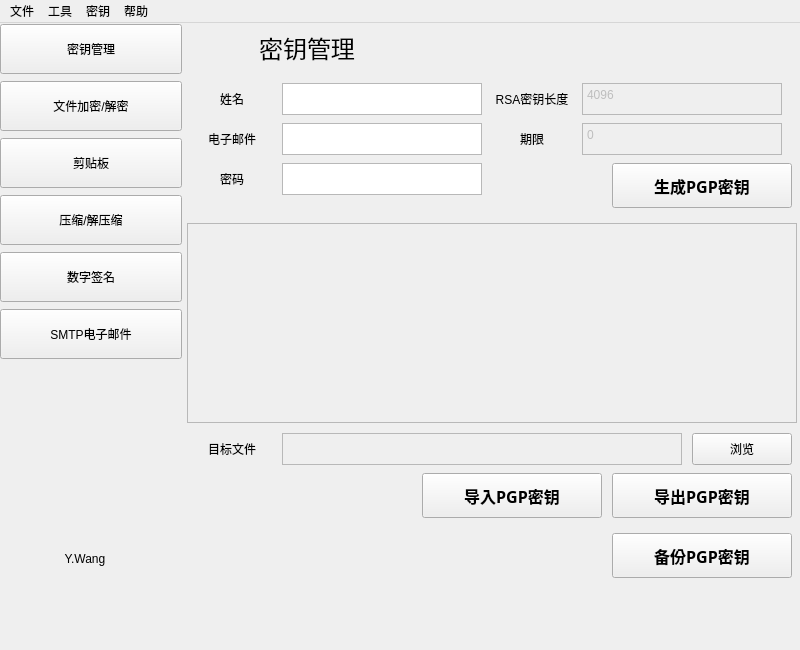
<?xml version="1.0" encoding="UTF-8"?>
<ui version="4.0">
 <class>MainWindow</class>
 <widget class="QMainWindow" name="MainWindow">
  <property name="geometry">
   <rect>
    <x>0</x>
    <y>0</y>
    <width>800</width>
    <height>650</height>
   </rect>
  </property>
  <property name="windowTitle">
   <string>PGP客户端（Based on Qt5）</string>
  </property>
  <widget class="QWidget" name="centralwidget">
   <widget class="QStackedWidget" name="stackedWidget">
    <property name="geometry">
     <rect>
      <x>182</x>
      <y>0</y>
      <width>618</width>
      <height>620</height>
     </rect>
    </property>
    <property name="currentIndex">
     <number>0</number>
    </property>
    <widget class="QWidget" name="page_1">
     <widget class="QLabel" name="title_label_1">
      <property name="geometry">
       <rect>
        <x>0</x>
        <y>0</y>
        <width>250</width>
        <height>50</height>
       </rect>
      </property>
      <property name="font">
       <font>
        <family>.萍方-简</family>
        <pointsize>18</pointsize>
       </font>
      </property>
      <property name="text">
       <string>密钥管理</string>
      </property>
      <property name="alignment">
       <set>Qt::AlignCenter</set>
      </property>
     </widget>
     <widget class="QLabel" name="key_label_1">
      <property name="geometry">
       <rect>
        <x>0</x>
        <y>60</y>
        <width>100</width>
        <height>32</height>
       </rect>
      </property>
      <property name="text">
       <string>姓名</string>
      </property>
      <property name="alignment">
       <set>Qt::AlignCenter</set>
      </property>
     </widget>
     <widget class="QLabel" name="key_label_2">
      <property name="geometry">
       <rect>
        <x>0</x>
        <y>100</y>
        <width>100</width>
        <height>32</height>
       </rect>
      </property>
      <property name="text">
       <string>电子邮件</string>
      </property>
      <property name="alignment">
       <set>Qt::AlignCenter</set>
      </property>
     </widget>
     <widget class="QLabel" name="key_label_3">
      <property name="geometry">
       <rect>
        <x>0</x>
        <y>140</y>
        <width>100</width>
        <height>32</height>
       </rect>
      </property>
      <property name="text">
       <string>密码</string>
      </property>
      <property name="alignment">
       <set>Qt::AlignCenter</set>
      </property>
     </widget>
     <widget class="QLabel" name="key_label_4">
      <property name="geometry">
       <rect>
        <x>300</x>
        <y>60</y>
        <width>100</width>
        <height>32</height>
       </rect>
      </property>
      <property name="text">
       <string>RSA密钥长度</string>
      </property>
      <property name="alignment">
       <set>Qt::AlignCenter</set>
      </property>
     </widget>
     <widget class="QLabel" name="key_label_5">
      <property name="geometry">
       <rect>
        <x>300</x>
        <y>100</y>
        <width>100</width>
        <height>32</height>
       </rect>
      </property>
      <property name="text">
       <string>期限</string>
      </property>
      <property name="alignment">
       <set>Qt::AlignCenter</set>
      </property>
     </widget>
     <widget class="QTextEdit" name="key_tf_1">
      <property name="geometry">
       <rect>
        <x>100</x>
        <y>60</y>
        <width>200</width>
        <height>32</height>
       </rect>
      </property>
     </widget>
     <widget class="QTextEdit" name="key_tf_2">
      <property name="geometry">
       <rect>
        <x>100</x>
        <y>100</y>
        <width>200</width>
        <height>32</height>
       </rect>
      </property>
     </widget>
     <widget class="QTextEdit" name="key_tf_3">
      <property name="geometry">
       <rect>
        <x>100</x>
        <y>140</y>
        <width>200</width>
        <height>32</height>
       </rect>
      </property>
     </widget>
     <widget class="QTextEdit" name="key_tf_4">
      <property name="enabled">
       <bool>false</bool>
      </property>
      <property name="geometry">
       <rect>
        <x>400</x>
        <y>60</y>
        <width>200</width>
        <height>32</height>
       </rect>
      </property>
      <property name="html">
       <string>&lt;!DOCTYPE HTML PUBLIC &quot;-//W3C//DTD HTML 4.0//EN&quot; &quot;http://www.w3.org/TR/REC-html40/strict.dtd&quot;&gt;
&lt;html&gt;&lt;head&gt;&lt;meta name=&quot;qrichtext&quot; content=&quot;1&quot; /&gt;&lt;style type=&quot;text/css&quot;&gt;
p, li { white-space: pre-wrap; }
&lt;/style&gt;&lt;/head&gt;&lt;body style=&quot; font-family:'.蘋方-簡'; font-size:9pt; font-weight:400; font-style:normal;&quot;&gt;
&lt;p style=&quot; margin-top:0px; margin-bottom:0px; margin-left:0px; margin-right:0px; -qt-block-indent:0; text-indent:0px;&quot;&gt;4096&lt;/p&gt;&lt;/body&gt;&lt;/html&gt;</string>
      </property>
     </widget>
     <widget class="QTextEdit" name="key_tf_5">
      <property name="enabled">
       <bool>false</bool>
      </property>
      <property name="geometry">
       <rect>
        <x>400</x>
        <y>100</y>
        <width>200</width>
        <height>32</height>
       </rect>
      </property>
      <property name="html">
       <string>&lt;!DOCTYPE HTML PUBLIC &quot;-//W3C//DTD HTML 4.0//EN&quot; &quot;http://www.w3.org/TR/REC-html40/strict.dtd&quot;&gt;
&lt;html&gt;&lt;head&gt;&lt;meta name=&quot;qrichtext&quot; content=&quot;1&quot; /&gt;&lt;style type=&quot;text/css&quot;&gt;
p, li { white-space: pre-wrap; }
&lt;/style&gt;&lt;/head&gt;&lt;body style=&quot; font-family:'.蘋方-簡'; font-size:9pt; font-weight:400; font-style:normal;&quot;&gt;
&lt;p style=&quot; margin-top:0px; margin-bottom:0px; margin-left:0px; margin-right:0px; -qt-block-indent:0; text-indent:0px;&quot;&gt;0&lt;/p&gt;&lt;/body&gt;&lt;/html&gt;</string>
      </property>
     </widget>
     <widget class="QPushButton" name="key_push_1">
      <property name="geometry">
       <rect>
        <x>430</x>
        <y>140</y>
        <width>180</width>
        <height>45</height>
       </rect>
      </property>
      <property name="font">
       <font>
        <family>微软雅黑</family>
        <pointsize>12</pointsize>
        <weight>75</weight>
        <bold>true</bold>
       </font>
      </property>
      <property name="text">
       <string>生成PGP密钥</string>
      </property>
     </widget>
     <widget class="QTextEdit" name="key_display">
      <property name="enabled">
       <bool>false</bool>
      </property>
      <property name="geometry">
       <rect>
        <x>5</x>
        <y>200</y>
        <width>610</width>
        <height>200</height>
       </rect>
      </property>
     </widget>
     <widget class="QLabel" name="key_label_6">
      <property name="geometry">
       <rect>
        <x>0</x>
        <y>410</y>
        <width>100</width>
        <height>32</height>
       </rect>
      </property>
      <property name="text">
       <string>目标文件</string>
      </property>
      <property name="alignment">
       <set>Qt::AlignCenter</set>
      </property>
     </widget>
     <widget class="QTextEdit" name="key_tf_6">
      <property name="enabled">
       <bool>false</bool>
      </property>
      <property name="geometry">
       <rect>
        <x>100</x>
        <y>410</y>
        <width>400</width>
        <height>32</height>
       </rect>
      </property>
     </widget>
     <widget class="QPushButton" name="key_push_2">
      <property name="geometry">
       <rect>
        <x>510</x>
        <y>410</y>
        <width>100</width>
        <height>32</height>
       </rect>
      </property>
      <property name="text">
       <string>浏览</string>
      </property>
     </widget>
     <widget class="QPushButton" name="key_push_3">
      <property name="geometry">
       <rect>
        <x>240</x>
        <y>450</y>
        <width>180</width>
        <height>45</height>
       </rect>
      </property>
      <property name="font">
       <font>
        <family>微软雅黑</family>
        <pointsize>12</pointsize>
        <weight>75</weight>
        <bold>true</bold>
       </font>
      </property>
      <property name="text">
       <string>导入PGP密钥</string>
      </property>
     </widget>
     <widget class="QPushButton" name="key_push_4">
      <property name="geometry">
       <rect>
        <x>430</x>
        <y>450</y>
        <width>180</width>
        <height>45</height>
       </rect>
      </property>
      <property name="font">
       <font>
        <family>微软雅黑</family>
        <pointsize>12</pointsize>
        <weight>75</weight>
        <bold>true</bold>
       </font>
      </property>
      <property name="text">
       <string>导出PGP密钥</string>
      </property>
     </widget>
     <widget class="QPushButton" name="key_push_5">
      <property name="geometry">
       <rect>
        <x>430</x>
        <y>510</y>
        <width>180</width>
        <height>45</height>
       </rect>
      </property>
      <property name="font">
       <font>
        <family>微软雅黑</family>
        <pointsize>12</pointsize>
        <weight>75</weight>
        <bold>true</bold>
       </font>
      </property>
      <property name="text">
       <string>备份PGP密钥</string>
      </property>
     </widget>
    </widget>
    <widget class="QWidget" name="page_2">
     <widget class="QLabel" name="title_label_2">
      <property name="geometry">
       <rect>
        <x>0</x>
        <y>0</y>
        <width>250</width>
        <height>50</height>
       </rect>
      </property>
      <property name="font">
       <font>
        <family>.萍方-简</family>
        <pointsize>18</pointsize>
       </font>
      </property>
      <property name="text">
       <string>文件加密/解密</string>
      </property>
      <property name="alignment">
       <set>Qt::AlignCenter</set>
      </property>
     </widget>
     <widget class="QPushButton" name="file_push_1">
      <property name="geometry">
       <rect>
        <x>510</x>
        <y>60</y>
        <width>100</width>
        <height>32</height>
       </rect>
      </property>
      <property name="text">
       <string>浏览</string>
      </property>
     </widget>
     <widget class="QTextEdit" name="file_tf_1">
      <property name="enabled">
       <bool>false</bool>
      </property>
      <property name="geometry">
       <rect>
        <x>100</x>
        <y>60</y>
        <width>400</width>
        <height>32</height>
       </rect>
      </property>
     </widget>
     <widget class="QLabel" name="file_label_1">
      <property name="geometry">
       <rect>
        <x>0</x>
        <y>60</y>
        <width>100</width>
        <height>32</height>
       </rect>
      </property>
      <property name="text">
       <string>源文件</string>
      </property>
      <property name="alignment">
       <set>Qt::AlignCenter</set>
      </property>
     </widget>
     <widget class="QTextEdit" name="file_tf_2">
      <property name="enabled">
       <bool>false</bool>
      </property>
      <property name="geometry">
       <rect>
        <x>100</x>
        <y>100</y>
        <width>400</width>
        <height>32</height>
       </rect>
      </property>
     </widget>
     <widget class="QLabel" name="file_label_2">
      <property name="geometry">
       <rect>
        <x>0</x>
        <y>100</y>
        <width>100</width>
        <height>32</height>
       </rect>
      </property>
      <property name="text">
       <string>目标文件</string>
      </property>
      <property name="alignment">
       <set>Qt::AlignCenter</set>
      </property>
     </widget>
     <widget class="QPushButton" name="file_push_2">
      <property name="geometry">
       <rect>
        <x>510</x>
        <y>100</y>
        <width>100</width>
        <height>32</height>
       </rect>
      </property>
      <property name="text">
       <string>浏览</string>
      </property>
     </widget>
     <widget class="QLabel" name="file_label_4">
      <property name="geometry">
       <rect>
        <x>0</x>
        <y>360</y>
        <width>100</width>
        <height>32</height>
       </rect>
      </property>
      <property name="text">
       <string>目标文件</string>
      </property>
      <property name="alignment">
       <set>Qt::AlignCenter</set>
      </property>
     </widget>
     <widget class="QPushButton" name="file_push_7">
      <property name="geometry">
       <rect>
        <x>240</x>
        <y>400</y>
        <width>180</width>
        <height>45</height>
       </rect>
      </property>
      <property name="font">
       <font>
        <family>微软雅黑</family>
        <pointsize>12</pointsize>
        <weight>75</weight>
        <bold>true</bold>
       </font>
      </property>
      <property name="text">
       <string>加密</string>
      </property>
     </widget>
     <widget class="QPushButton" name="file_push_6">
      <property name="geometry">
       <rect>
        <x>510</x>
        <y>360</y>
        <width>100</width>
        <height>32</height>
       </rect>
      </property>
      <property name="text">
       <string>浏览</string>
      </property>
     </widget>
     <widget class="QTextEdit" name="file_tf_3">
      <property name="enabled">
       <bool>false</bool>
      </property>
      <property name="geometry">
       <rect>
        <x>100</x>
        <y>320</y>
        <width>400</width>
        <height>32</height>
       </rect>
      </property>
     </widget>
     <widget class="QPushButton" name="file_push_8">
      <property name="geometry">
       <rect>
        <x>430</x>
        <y>400</y>
        <width>180</width>
        <height>45</height>
       </rect>
      </property>
      <property name="font">
       <font>
        <family>微软雅黑</family>
        <pointsize>12</pointsize>
        <weight>75</weight>
        <bold>true</bold>
       </font>
      </property>
      <property name="text">
       <string>解密</string>
      </property>
     </widget>
     <widget class="QLabel" name="file_label_3">
      <property name="geometry">
       <rect>
        <x>0</x>
        <y>320</y>
        <width>100</width>
        <height>32</height>
       </rect>
      </property>
      <property name="text">
       <string>源文件</string>
      </property>
      <property name="alignment">
       <set>Qt::AlignCenter</set>
      </property>
     </widget>
     <widget class="QTextEdit" name="file_tf_4">
      <property name="enabled">
       <bool>false</bool>
      </property>
      <property name="geometry">
       <rect>
        <x>100</x>
        <y>360</y>
        <width>400</width>
        <height>32</height>
       </rect>
      </property>
     </widget>
     <widget class="QPushButton" name="file_push_5">
      <property name="geometry">
       <rect>
        <x>510</x>
        <y>320</y>
        <width>100</width>
        <height>32</height>
       </rect>
      </property>
      <property name="text">
       <string>浏览</string>
      </property>
     </widget>
     <widget class="QLabel" name="file_label_title_2">
      <property name="geometry">
       <rect>
        <x>0</x>
        <y>200</y>
        <width>250</width>
        <height>50</height>
       </rect>
      </property>
      <property name="font">
       <font>
        <family>.萍方-简</family>
        <pointsize>18</pointsize>
       </font>
      </property>
      <property name="text">
       <string>文本加密/解密</string>
      </property>
      <property name="alignment">
       <set>Qt::AlignCenter</set>
      </property>
     </widget>
     <widget class="QPushButton" name="file_push_4">
      <property name="geometry">
       <rect>
        <x>430</x>
        <y>140</y>
        <width>180</width>
        <height>45</height>
       </rect>
      </property>
      <property name="font">
       <font>
        <family>微软雅黑</family>
        <pointsize>12</pointsize>
        <weight>75</weight>
        <bold>true</bold>
       </font>
      </property>
      <property name="text">
       <string>解密</string>
      </property>
     </widget>
     <widget class="QPushButton" name="file_push_3">
      <property name="geometry">
       <rect>
        <x>240</x>
        <y>140</y>
        <width>180</width>
        <height>45</height>
       </rect>
      </property>
      <property name="font">
       <font>
        <family>微软雅黑</family>
        <pointsize>12</pointsize>
        <weight>75</weight>
        <bold>true</bold>
       </font>
      </property>
      <property name="text">
       <string>加密</string>
      </property>
     </widget>
    </widget>
    <widget class="QWidget" name="page_3">
     <widget class="QLabel" name="title_label_3">
      <property name="geometry">
       <rect>
        <x>0</x>
        <y>0</y>
        <width>250</width>
        <height>50</height>
       </rect>
      </property>
      <property name="font">
       <font>
        <family>.萍方-简</family>
        <pointsize>18</pointsize>
       </font>
      </property>
      <property name="text">
       <string>剪贴板</string>
      </property>
      <property name="alignment">
       <set>Qt::AlignCenter</set>
      </property>
     </widget>
     <widget class="QTextEdit" name="clip_tf">
      <property name="enabled">
       <bool>false</bool>
      </property>
      <property name="geometry">
       <rect>
        <x>0</x>
        <y>60</y>
        <width>610</width>
        <height>400</height>
       </rect>
      </property>
     </widget>
     <widget class="QPushButton" name="clip_push_1">
      <property name="geometry">
       <rect>
        <x>240</x>
        <y>480</y>
        <width>180</width>
        <height>45</height>
       </rect>
      </property>
      <property name="font">
       <font>
        <family>微软雅黑</family>
        <pointsize>12</pointsize>
        <weight>75</weight>
        <bold>true</bold>
       </font>
      </property>
      <property name="text">
       <string>加密</string>
      </property>
     </widget>
     <widget class="QPushButton" name="clip_push_2">
      <property name="geometry">
       <rect>
        <x>430</x>
        <y>480</y>
        <width>180</width>
        <height>45</height>
       </rect>
      </property>
      <property name="font">
       <font>
        <family>微软雅黑</family>
        <pointsize>12</pointsize>
        <weight>75</weight>
        <bold>true</bold>
       </font>
      </property>
      <property name="text">
       <string>解密</string>
      </property>
     </widget>
    </widget>
    <widget class="QWidget" name="page_4">
     <widget class="QLabel" name="title_label_4">
      <property name="geometry">
       <rect>
        <x>0</x>
        <y>0</y>
        <width>250</width>
        <height>50</height>
       </rect>
      </property>
      <property name="font">
       <font>
        <family>.萍方-简</family>
        <pointsize>18</pointsize>
       </font>
      </property>
      <property name="text">
       <string>压缩/解压缩</string>
      </property>
      <property name="alignment">
       <set>Qt::AlignCenter</set>
      </property>
     </widget>
     <widget class="QLabel" name="zip_label_2">
      <property name="geometry">
       <rect>
        <x>0</x>
        <y>90</y>
        <width>100</width>
        <height>32</height>
       </rect>
      </property>
      <property name="text">
       <string>目标文件</string>
      </property>
      <property name="alignment">
       <set>Qt::AlignCenter</set>
      </property>
     </widget>
     <widget class="QLabel" name="zip_label_1">
      <property name="geometry">
       <rect>
        <x>0</x>
        <y>50</y>
        <width>100</width>
        <height>32</height>
       </rect>
      </property>
      <property name="text">
       <string>源文件</string>
      </property>
      <property name="alignment">
       <set>Qt::AlignCenter</set>
      </property>
     </widget>
     <widget class="QPushButton" name="zip_push_1">
      <property name="geometry">
       <rect>
        <x>510</x>
        <y>50</y>
        <width>100</width>
        <height>32</height>
       </rect>
      </property>
      <property name="text">
       <string>浏览</string>
      </property>
     </widget>
     <widget class="QPushButton" name="zip_push_2">
      <property name="geometry">
       <rect>
        <x>510</x>
        <y>90</y>
        <width>100</width>
        <height>32</height>
       </rect>
      </property>
      <property name="text">
       <string>浏览</string>
      </property>
     </widget>
     <widget class="QPushButton" name="zip_push_3">
      <property name="geometry">
       <rect>
        <x>240</x>
        <y>130</y>
        <width>180</width>
        <height>45</height>
       </rect>
      </property>
      <property name="font">
       <font>
        <family>微软雅黑</family>
        <pointsize>12</pointsize>
        <weight>75</weight>
        <bold>true</bold>
       </font>
      </property>
      <property name="text">
       <string>加密</string>
      </property>
     </widget>
     <widget class="QTextEdit" name="zip_tf_2">
      <property name="enabled">
       <bool>false</bool>
      </property>
      <property name="geometry">
       <rect>
        <x>100</x>
        <y>90</y>
        <width>400</width>
        <height>32</height>
       </rect>
      </property>
     </widget>
     <widget class="QTextEdit" name="zip_tf_1">
      <property name="enabled">
       <bool>false</bool>
      </property>
      <property name="geometry">
       <rect>
        <x>100</x>
        <y>50</y>
        <width>400</width>
        <height>32</height>
       </rect>
      </property>
     </widget>
     <widget class="QPushButton" name="zip_push_4">
      <property name="geometry">
       <rect>
        <x>430</x>
        <y>130</y>
        <width>180</width>
        <height>45</height>
       </rect>
      </property>
      <property name="font">
       <font>
        <family>微软雅黑</family>
        <pointsize>12</pointsize>
        <weight>75</weight>
        <bold>true</bold>
       </font>
      </property>
      <property name="text">
       <string>解密</string>
      </property>
     </widget>
    </widget>
    <widget class="QWidget" name="page_5">
     <widget class="QLabel" name="title_label_5">
      <property name="geometry">
       <rect>
        <x>0</x>
        <y>0</y>
        <width>250</width>
        <height>50</height>
       </rect>
      </property>
      <property name="font">
       <font>
        <family>.萍方-简</family>
        <pointsize>18</pointsize>
       </font>
      </property>
      <property name="text">
       <string>数字签名</string>
      </property>
      <property name="alignment">
       <set>Qt::AlignCenter</set>
      </property>
     </widget>
     <widget class="QTextEdit" name="sig_tf_1">
      <property name="enabled">
       <bool>false</bool>
      </property>
      <property name="geometry">
       <rect>
        <x>100</x>
        <y>60</y>
        <width>400</width>
        <height>32</height>
       </rect>
      </property>
     </widget>
     <widget class="QLabel" name="sig_label_1">
      <property name="geometry">
       <rect>
        <x>0</x>
        <y>60</y>
        <width>100</width>
        <height>32</height>
       </rect>
      </property>
      <property name="text">
       <string>源文件</string>
      </property>
      <property name="alignment">
       <set>Qt::AlignCenter</set>
      </property>
     </widget>
     <widget class="QPushButton" name="sig_push_1">
      <property name="geometry">
       <rect>
        <x>510</x>
        <y>60</y>
        <width>100</width>
        <height>32</height>
       </rect>
      </property>
      <property name="text">
       <string>浏览</string>
      </property>
     </widget>
     <widget class="QPushButton" name="sig_push_3">
      <property name="geometry">
       <rect>
        <x>430</x>
        <y>100</y>
        <width>180</width>
        <height>45</height>
       </rect>
      </property>
      <property name="font">
       <font>
        <family>微软雅黑</family>
        <pointsize>12</pointsize>
        <weight>75</weight>
        <bold>true</bold>
       </font>
      </property>
      <property name="text">
       <string>验证</string>
      </property>
     </widget>
     <widget class="QPushButton" name="sig_push_2">
      <property name="geometry">
       <rect>
        <x>240</x>
        <y>100</y>
        <width>180</width>
        <height>45</height>
       </rect>
      </property>
      <property name="font">
       <font>
        <family>微软雅黑</family>
        <pointsize>12</pointsize>
        <weight>75</weight>
        <bold>true</bold>
       </font>
      </property>
      <property name="text">
       <string>签名</string>
      </property>
     </widget>
     <widget class="QTextEdit" name="sig_tf_2">
      <property name="enabled">
       <bool>true</bool>
      </property>
      <property name="geometry">
       <rect>
        <x>0</x>
        <y>150</y>
        <width>610</width>
        <height>400</height>
       </rect>
      </property>
      <property name="html">
       <string>&lt;!DOCTYPE HTML PUBLIC &quot;-//W3C//DTD HTML 4.0//EN&quot; &quot;http://www.w3.org/TR/REC-html40/strict.dtd&quot;&gt;
&lt;html&gt;&lt;head&gt;&lt;meta name=&quot;qrichtext&quot; content=&quot;1&quot; /&gt;&lt;style type=&quot;text/css&quot;&gt;
p, li { white-space: pre-wrap; }
&lt;/style&gt;&lt;/head&gt;&lt;body style=&quot; font-family:'.蘋方-簡'; font-size:9pt; font-weight:400; font-style:normal;&quot;&gt;
&lt;p style=&quot; margin-top:0px; margin-bottom:0px; margin-left:0px; margin-right:0px; -qt-block-indent:0; text-indent:0px;&quot;&gt;私钥&lt;/p&gt;&lt;/body&gt;&lt;/html&gt;</string>
      </property>
     </widget>
    </widget>
    <widget class="QWidget" name="page_6">
     <widget class="QWidget" name="layoutWidget">
      <property name="geometry">
       <rect>
        <x>0</x>
        <y>60</y>
        <width>611</width>
        <height>557</height>
       </rect>
      </property>
      <layout class="QVBoxLayout" name="smtp_layout_1">
       <item>
        <layout class="QVBoxLayout" name="smtp_layout_2">
         <item>
          <layout class="QHBoxLayout" name="smtp_layout_3">
           <item>
            <widget class="QLabel" name="smtp_label_1">
             <property name="maximumSize">
              <size>
               <width>16777215</width>
               <height>32</height>
              </size>
             </property>
             <property name="text">
              <string>Your Email</string>
             </property>
            </widget>
           </item>
           <item>
            <widget class="QTextEdit" name="smtp_tf_1">
             <property name="maximumSize">
              <size>
               <width>16777215</width>
               <height>32</height>
              </size>
             </property>
            </widget>
           </item>
          </layout>
         </item>
         <item>
          <layout class="QHBoxLayout" name="smtp_layout_4">
           <item>
            <widget class="QLabel" name="smtp_label_2">
             <property name="maximumSize">
              <size>
               <width>16777215</width>
               <height>32</height>
              </size>
             </property>
             <property name="text">
              <string>Your Name</string>
             </property>
            </widget>
           </item>
           <item>
            <widget class="QTextEdit" name="smtp_tf_2">
             <property name="maximumSize">
              <size>
               <width>16777215</width>
               <height>32</height>
              </size>
             </property>
            </widget>
           </item>
          </layout>
         </item>
         <item>
          <layout class="QHBoxLayout" name="smtp_layout_5">
           <item>
            <widget class="QLabel" name="smtp_label_3">
             <property name="maximumSize">
              <size>
               <width>16777215</width>
               <height>32</height>
              </size>
             </property>
             <property name="text">
              <string>Receiver's Email</string>
             </property>
            </widget>
           </item>
           <item>
            <widget class="QTextEdit" name="smtp_tf_3">
             <property name="maximumSize">
              <size>
               <width>16777215</width>
               <height>32</height>
              </size>
             </property>
            </widget>
           </item>
          </layout>
         </item>
         <item>
          <layout class="QHBoxLayout" name="smtp_layout_6">
           <item>
            <widget class="QLabel" name="smtp_label_4">
             <property name="maximumSize">
              <size>
               <width>16777215</width>
               <height>32</height>
              </size>
             </property>
             <property name="text">
              <string>Receiver's Name</string>
             </property>
            </widget>
           </item>
           <item>
            <widget class="QTextEdit" name="smtp_tf_4">
             <property name="maximumSize">
              <size>
               <width>16777215</width>
               <height>32</height>
              </size>
             </property>
            </widget>
           </item>
          </layout>
         </item>
         <item>
          <layout class="QHBoxLayout" name="smtp_layout_7">
           <item>
            <widget class="QLabel" name="smtp_label_5">
             <property name="maximumSize">
              <size>
               <width>16777215</width>
               <height>32</height>
              </size>
             </property>
             <property name="text">
              <string>Password</string>
             </property>
            </widget>
           </item>
           <item>
            <widget class="QTextEdit" name="smtp_tf_5">
             <property name="maximumSize">
              <size>
               <width>16777215</width>
               <height>32</height>
              </size>
             </property>
            </widget>
           </item>
          </layout>
         </item>
         <item>
          <layout class="QHBoxLayout" name="smtp_layout_8">
           <item>
            <widget class="QLabel" name="smtp_label_6">
             <property name="maximumSize">
              <size>
               <width>16777215</width>
               <height>32</height>
              </size>
             </property>
             <property name="text">
              <string>SMTP</string>
             </property>
            </widget>
           </item>
           <item>
            <widget class="QTextEdit" name="smtp_tf_6">
             <property name="maximumSize">
              <size>
               <width>16777215</width>
               <height>32</height>
              </size>
             </property>
            </widget>
           </item>
          </layout>
         </item>
        </layout>
       </item>
       <item>
        <layout class="QHBoxLayout" name="smtp_layout_9">
         <item>
          <widget class="QLabel" name="smtp_label_7">
           <property name="minimumSize">
            <size>
             <width>480</width>
             <height>0</height>
            </size>
           </property>
           <property name="text">
            <string/>
           </property>
          </widget>
         </item>
         <item>
          <widget class="QPushButton" name="smtp_push">
           <property name="text">
            <string>Send</string>
           </property>
          </widget>
         </item>
        </layout>
       </item>
       <item>
        <layout class="QHBoxLayout" name="smtp_layout_10">
         <item>
          <widget class="QLabel" name="smtp_label_8">
           <property name="text">
            <string>Subject</string>
           </property>
          </widget>
         </item>
         <item>
          <widget class="QTextEdit" name="smtp_tf_7">
           <property name="maximumSize">
            <size>
             <width>16777215</width>
             <height>32</height>
            </size>
           </property>
          </widget>
         </item>
        </layout>
       </item>
       <item>
        <layout class="QVBoxLayout" name="smtp_layout_11">
         <item>
          <widget class="QLabel" name="smtp_label_9">
           <property name="text">
            <string>Text</string>
           </property>
           <property name="alignment">
            <set>Qt::AlignCenter</set>
           </property>
          </widget>
         </item>
         <item>
          <widget class="QTextEdit" name="smtp_tf_8"/>
         </item>
        </layout>
       </item>
      </layout>
     </widget>
     <widget class="QLabel" name="title_label_6">
      <property name="geometry">
       <rect>
        <x>0</x>
        <y>0</y>
        <width>250</width>
        <height>50</height>
       </rect>
      </property>
      <property name="font">
       <font>
        <family>.萍方-简</family>
        <pointsize>18</pointsize>
       </font>
      </property>
      <property name="text">
       <string>SMTP电子邮件</string>
      </property>
      <property name="alignment">
       <set>Qt::AlignCenter</set>
      </property>
     </widget>
    </widget>
   </widget>
   <widget class="QWidget" name="layoutWidget">
    <property name="geometry">
     <rect>
      <x>0</x>
      <y>0</y>
      <width>182</width>
      <height>337</height>
     </rect>
    </property>
    <layout class="QVBoxLayout" name="verticalLayout">
     <item>
      <widget class="QPushButton" name="button_left_1">
       <property name="minimumSize">
        <size>
         <width>180</width>
         <height>50</height>
        </size>
       </property>
       <property name="text">
        <string>密钥管理</string>
       </property>
      </widget>
     </item>
     <item>
      <widget class="QPushButton" name="button_left_2">
       <property name="minimumSize">
        <size>
         <width>180</width>
         <height>50</height>
        </size>
       </property>
       <property name="text">
        <string>文件加密/解密</string>
       </property>
      </widget>
     </item>
     <item>
      <widget class="QPushButton" name="button_left_3">
       <property name="minimumSize">
        <size>
         <width>180</width>
         <height>50</height>
        </size>
       </property>
       <property name="text">
        <string>剪贴板</string>
       </property>
      </widget>
     </item>
     <item>
      <widget class="QPushButton" name="button_left_4">
       <property name="minimumSize">
        <size>
         <width>180</width>
         <height>50</height>
        </size>
       </property>
       <property name="text">
        <string>压缩/解压缩</string>
       </property>
      </widget>
     </item>
     <item>
      <widget class="QPushButton" name="button_left_5">
       <property name="minimumSize">
        <size>
         <width>180</width>
         <height>50</height>
        </size>
       </property>
       <property name="text">
        <string>数字签名</string>
       </property>
      </widget>
     </item>
     <item>
      <widget class="QPushButton" name="button_left_6">
       <property name="minimumSize">
        <size>
         <width>180</width>
         <height>50</height>
        </size>
       </property>
       <property name="text">
        <string>SMTP电子邮件</string>
       </property>
      </widget>
     </item>
    </layout>
   </widget>
   <widget class="QLabel" name="pix_label_1">
    <property name="geometry">
     <rect>
      <x>10</x>
      <y>360</y>
      <width>150</width>
      <height>150</height>
     </rect>
    </property>
    <property name="text">
     <string/>
    </property>
    <property name="pixmap">
     <pixmap>../../主页/iamywang.github.io/assets/img/self.jpg</pixmap>
    </property>
    <property name="scaledContents">
     <bool>true</bool>
    </property>
   </widget>
   <widget class="QLabel" name="pix_label_2">
    <property name="geometry">
     <rect>
      <x>10</x>
      <y>520</y>
      <width>150</width>
      <height>32</height>
     </rect>
    </property>
    <property name="text">
     <string>Y.Wang</string>
    </property>
    <property name="scaledContents">
     <bool>false</bool>
    </property>
    <property name="alignment">
     <set>Qt::AlignCenter</set>
    </property>
   </widget>
  </widget>
  <widget class="QMenuBar" name="menubar">
   <property name="geometry">
    <rect>
     <x>0</x>
     <y>0</y>
     <width>800</width>
     <height>28</height>
    </rect>
   </property>
   <widget class="QMenu" name="menu">
    <property name="title">
     <string>文件</string>
    </property>
    <addaction name="action_2"/>
    <addaction name="action_3"/>
    <addaction name="action_4"/>
    <addaction name="action_5"/>
   </widget>
   <widget class="QMenu" name="menu_2">
    <property name="title">
     <string>工具</string>
    </property>
    <addaction name="action_10"/>
    <addaction name="action_11"/>
    <addaction name="action_12"/>
    <addaction name="action_13"/>
    <addaction name="action_14"/>
    <addaction name="action_15"/>
   </widget>
   <widget class="QMenu" name="menu_3">
    <property name="title">
     <string>密钥</string>
    </property>
    <addaction name="action_6"/>
    <addaction name="action_7"/>
    <addaction name="action_8"/>
    <addaction name="action_9"/>
   </widget>
   <widget class="QMenu" name="menu_4">
    <property name="title">
     <string>帮助</string>
    </property>
    <addaction name="action"/>
   </widget>
   <addaction name="menu"/>
   <addaction name="menu_2"/>
   <addaction name="menu_3"/>
   <addaction name="menu_4"/>
  </widget>
  <action name="action">
   <property name="text">
    <string>关于</string>
   </property>
  </action>
  <action name="action_2">
   <property name="text">
    <string>新建</string>
   </property>
  </action>
  <action name="action_3">
   <property name="text">
    <string>打开</string>
   </property>
  </action>
  <action name="action_4">
   <property name="text">
    <string>保存</string>
   </property>
  </action>
  <action name="action_5">
   <property name="text">
    <string>退出</string>
   </property>
  </action>
  <action name="action_6">
   <property name="text">
    <string>生成</string>
   </property>
  </action>
  <action name="action_7">
   <property name="text">
    <string>导入</string>
   </property>
  </action>
  <action name="action_8">
   <property name="text">
    <string>导出</string>
   </property>
  </action>
  <action name="action_9">
   <property name="text">
    <string>备份</string>
   </property>
  </action>
  <action name="action_10">
   <property name="text">
    <string>文件加密</string>
   </property>
  </action>
  <action name="action_11">
   <property name="text">
    <string>文件解密</string>
   </property>
  </action>
  <action name="action_12">
   <property name="text">
    <string>剪贴板</string>
   </property>
  </action>
  <action name="action_13">
   <property name="text">
    <string>压缩/解压缩</string>
   </property>
  </action>
  <action name="action_14">
   <property name="text">
    <string>数字签名</string>
   </property>
  </action>
  <action name="action_15">
   <property name="text">
    <string>电子邮件</string>
   </property>
  </action>
 </widget>
 <resources/>
 <connections/>
</ui>
